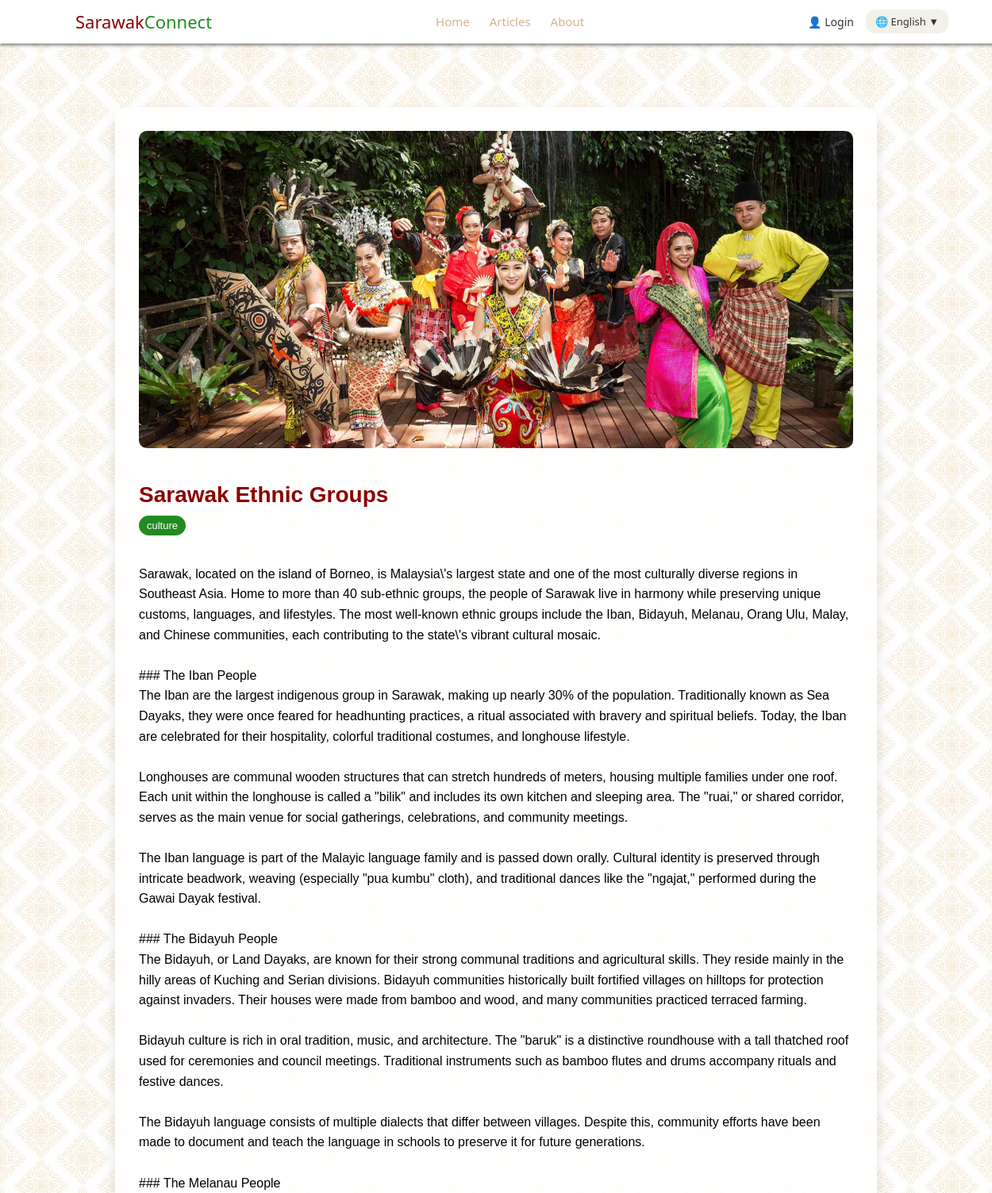
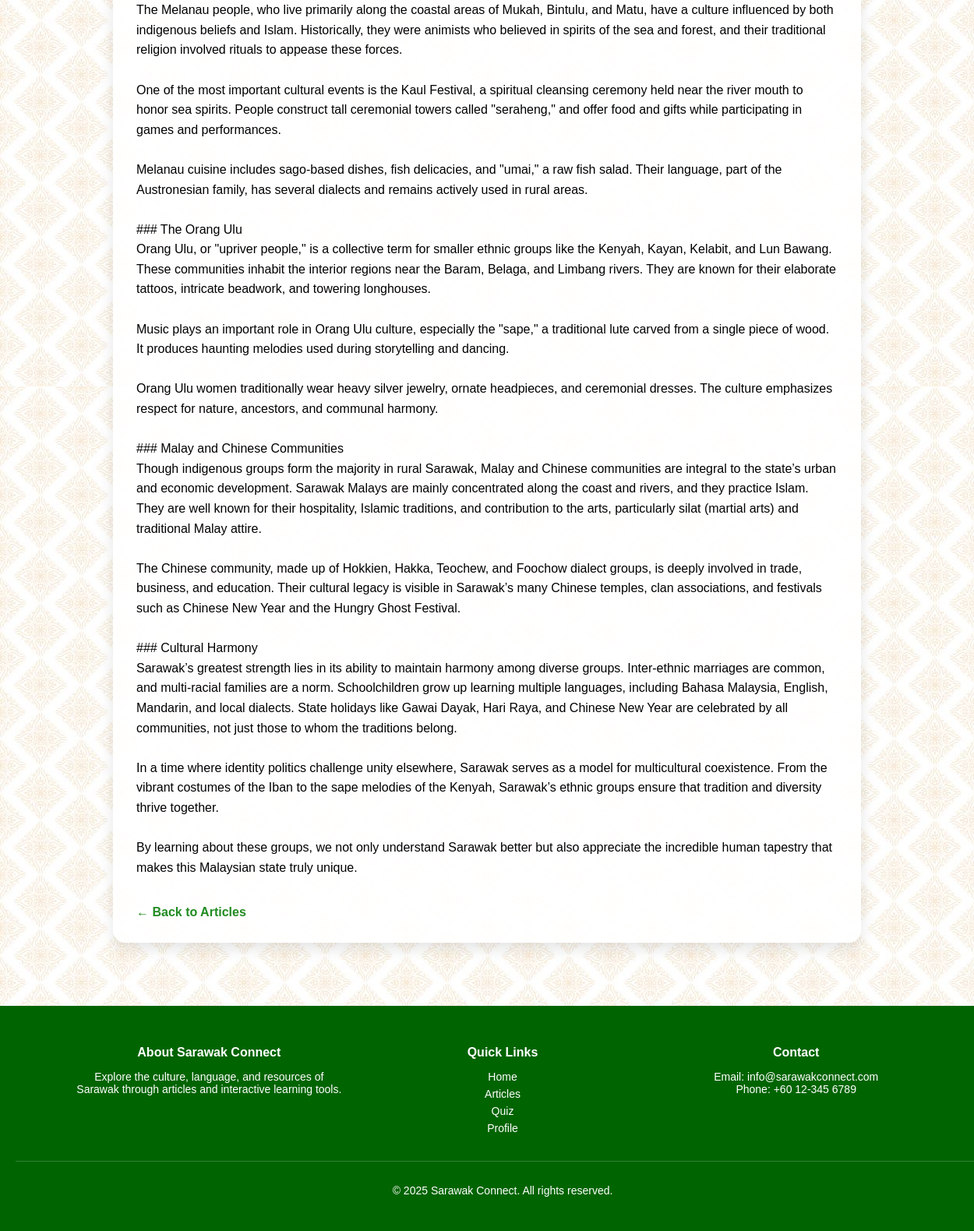
Before: /article.php?id=1 with the older database file (2 pictures, top to bottom).
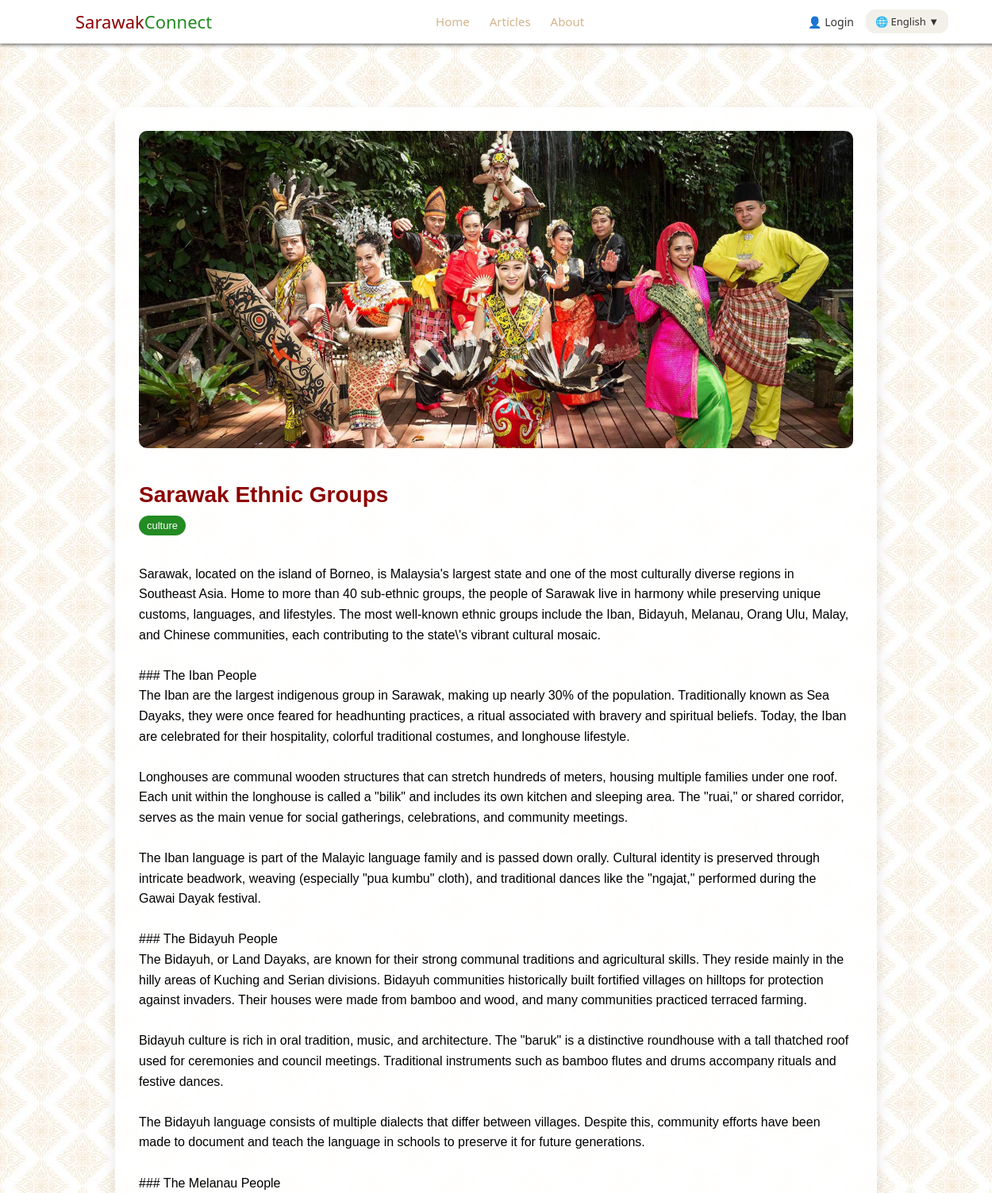
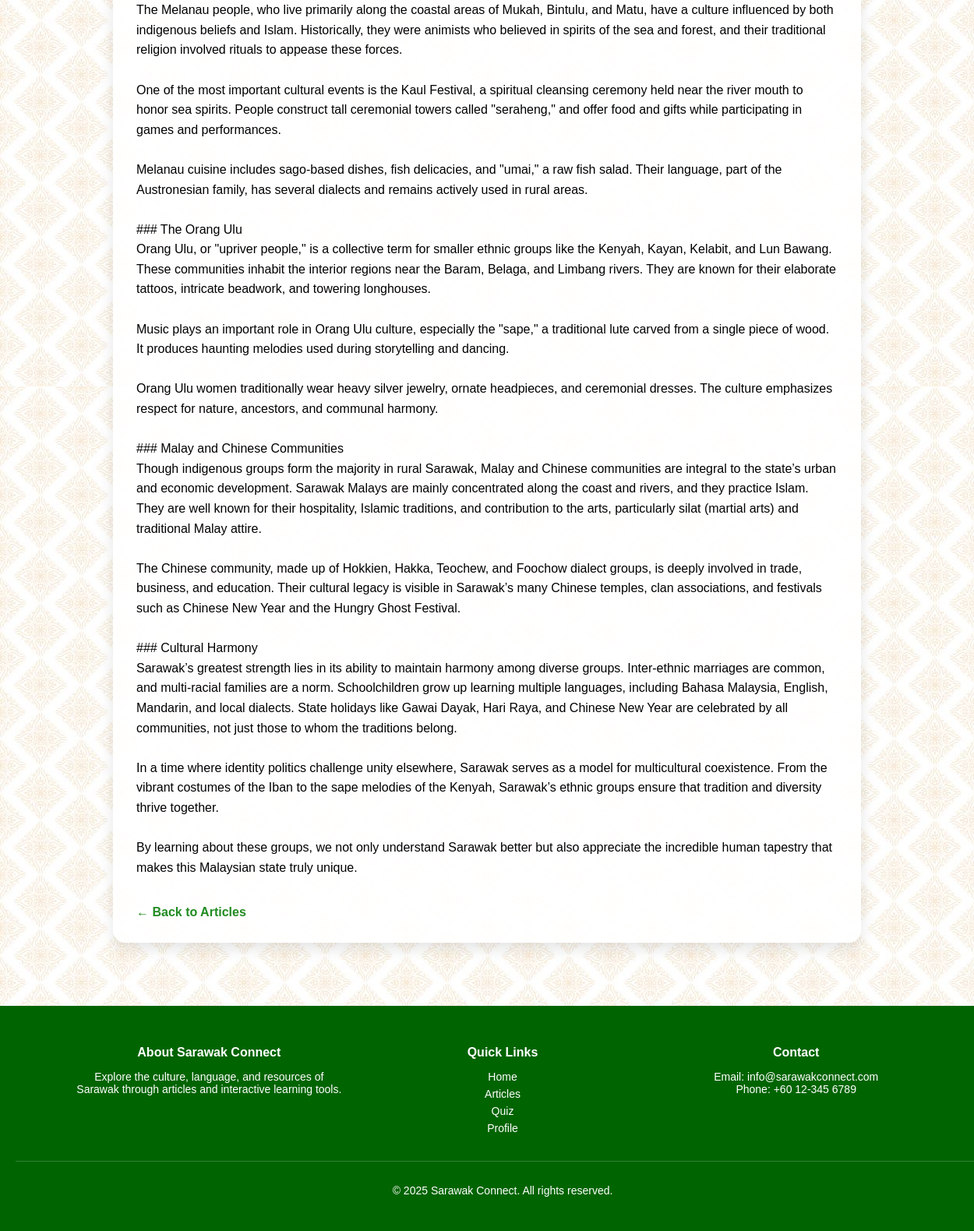
After: the same page with the newer database file (2 pictures, top to bottom).
### tables this page shows
CREATE TABLE `articles` (
  `id` int(11) NOT NULL,
  `image` varchar(255) DEFAULT NULL,
  `tag` varchar(50) DEFAULT NULL,
  `title_en` varchar(255) DEFAULT NULL,
  `title_my` varchar(255) DEFAULT NULL,
  `title_zh` varchar(255) DEFAULT NULL,
  `content_en` text DEFAULT NULL,
  `content_my` text DEFAULT NULL,
  `content_zh` text DEFAULT NULL
);

### article.php (the view, shortened to what this page needs)
<?php
include('includes/db_connect.php');
include('includes/header.php');
$title_field = 'title_en';
$content_field = 'content_en';
$article_id = isset($_GET['id']) && is_numeric($_GET['id']) ? (int) $_GET['id'] : null;
$stmt = $conn->prepare("SELECT $title_field AS title, $content_field AS content, image, tag FROM articles WHERE id = ?");
$stmt->bind_param("i", $article_id);
$stmt->execute();
$result = $stmt->get_result();
if (!$article = $result->fetch_assoc()) {
    echo "<div class='content-center'><h2>Article not found.</h2></div>";
    include('includes/footer.php');
    exit;
}
?>
<div class="article-detail">
  <div class="article-image">
    <img src="images/<?php echo htmlspecialchars($article['image']); ?>" alt="<?php echo htmlspecialchars($article['title']); ?>">
  </div>
  <div class="article-content-full">
    <h1><?php echo htmlspecialchars($article['title']); ?></h1>
    <span class="article-tag"><?php echo htmlspecialchars($article['tag']); ?></span>
    <p><?php echo nl2br(htmlspecialchars($article['content'])); ?></p>
    <a href="articles.php" class="back-link">← Back to Articles</a>
  </div>
</div>
<?php include('includes/footer.php'); ?>

Changed rows visible on the page:
changed articles "Sarawak Ethnic Groups": content_en "…island of Borneo, is Malaysia\\'s largest state and one…" → "…island of Borneo, is Malaysia's largest state and one…"
